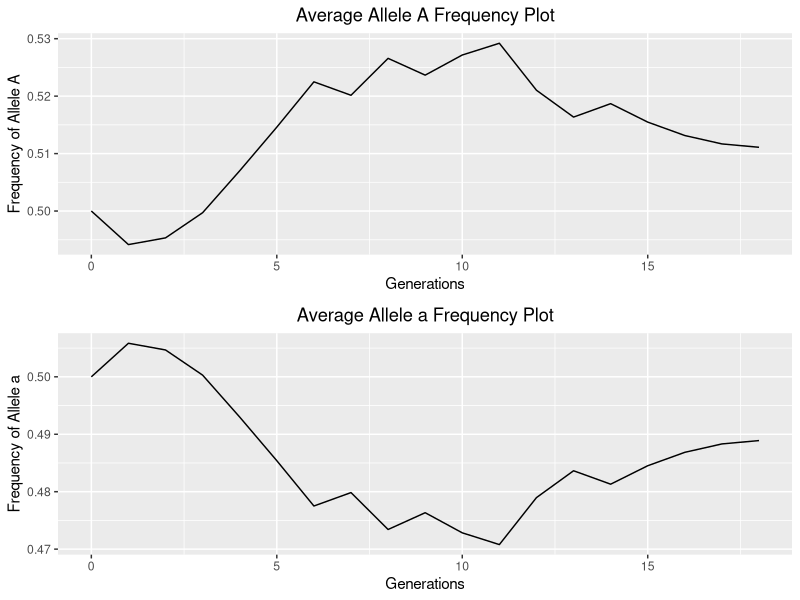
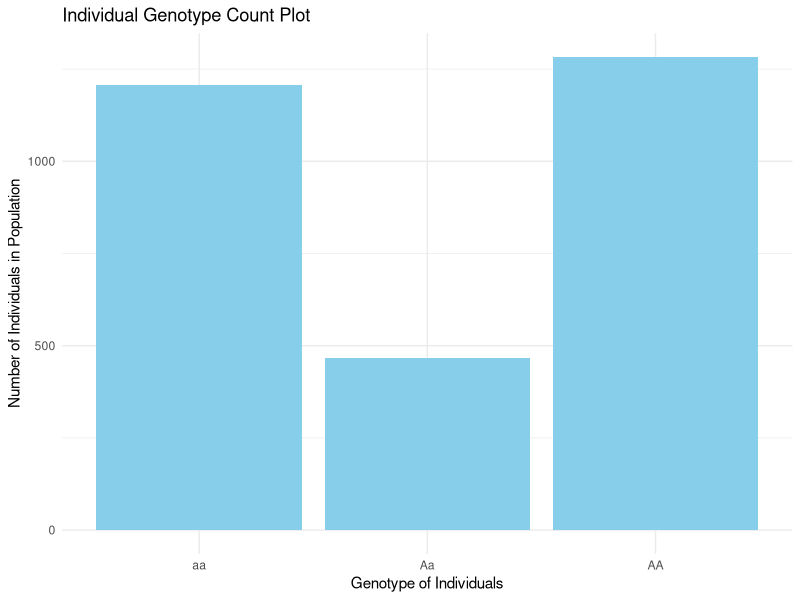
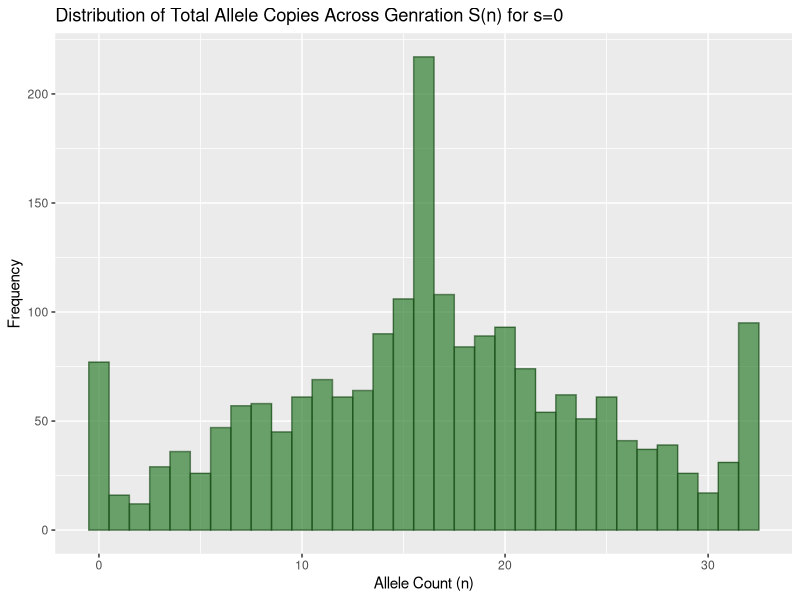
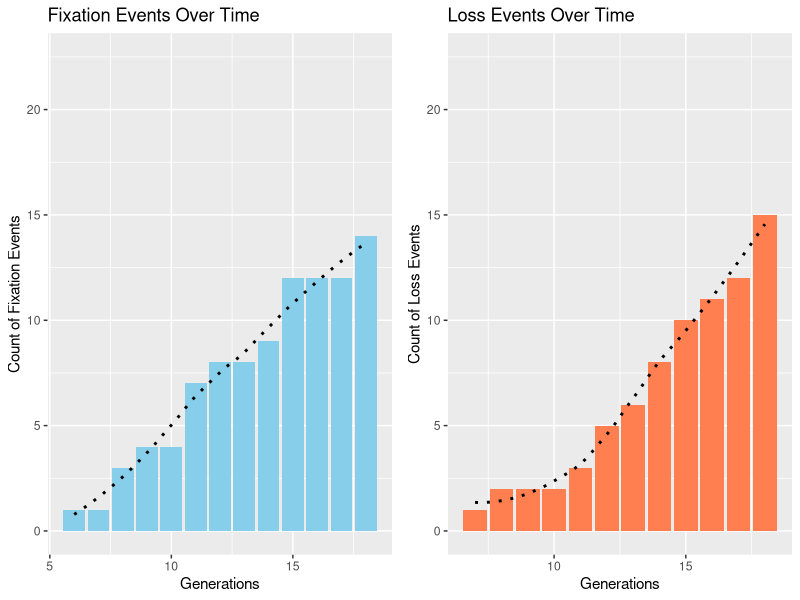
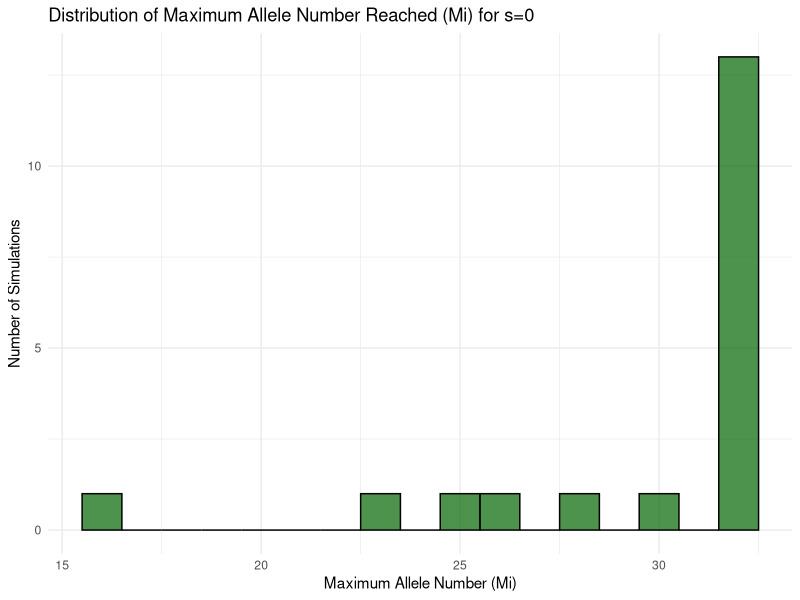
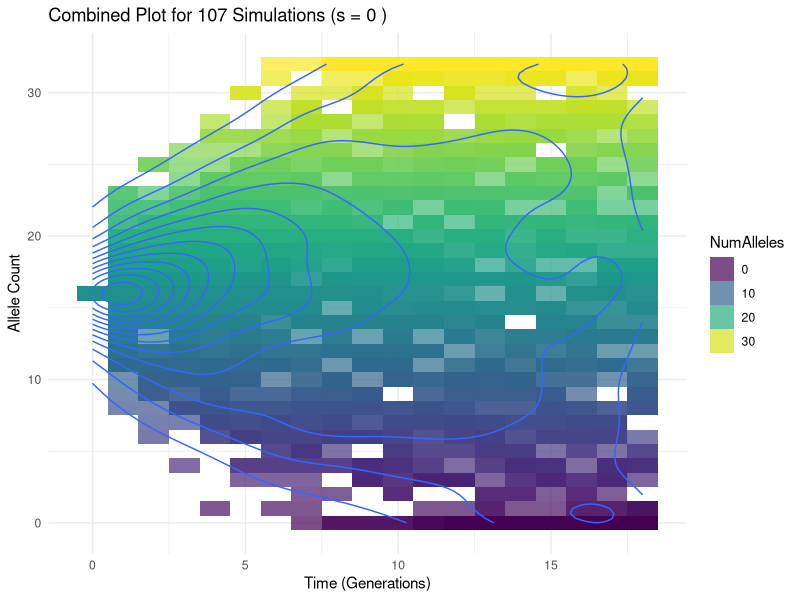
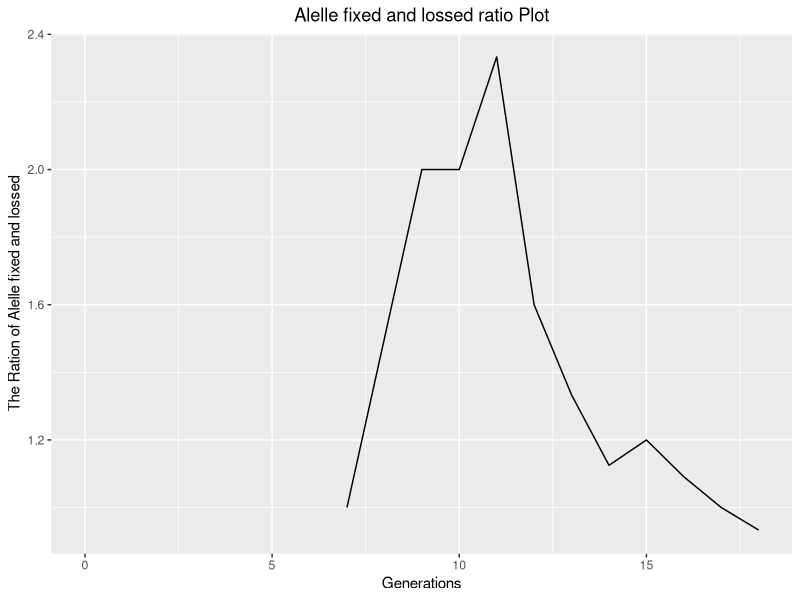
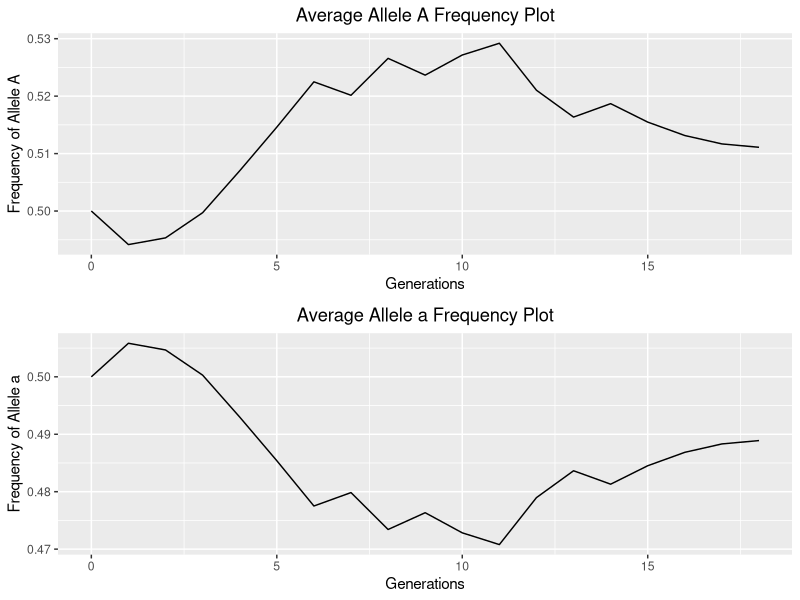

Write R code to recreate these figures, in order.
#Check package

# Check if ggplot2 is installed, and install it if not
if (!require(ggplot2, quietly = TRUE)) {
  install.packages("ggplot2")
}

# Check if ggpubr is installed, and install it if not
if (!require(ggpubr, quietly = TRUE)) {
  install.packages("ggpubr")
}

# Check if dplyr is installed, and install it if not
if (!require(dplyr, quietly = TRUE)) {
  install.packages("dplyr")
}

# Check if viridis is installed, and install it if not
if (!require(viridis, quietly = TRUE)) {
  install.packages("viridis")
}


# Load required libraries
library(ggplot2)
library(ggpubr)
library(dplyr)
library(viridis)


# import data

# Get path
path <- getwd()
setwd(path)

# Read csv file
parameter <- read.csv('SimulationParameters.csv')
data <- read.csv('all_simulation_data.csv')

# Get the parameters
population_size <- parameter$PopulationSize
selection_coefficient <- parameter$SelectionCoefficient
start_fequency <- parameter$StartAlleleFrequency
generation_numbers <-parameter$NumGenerations
run_times <- parameter$NumberRuns




# Create a subset with average values for all generations
average_data <- data %>%
  group_by(Generations) %>%
  summarise(
    PopulationSize = mean(PopulationSize),
    SelectionCoefficient = mean(SelectionCoefficient),
    StartAlleleFrequency = mean(StartAlleleFrequency),
    Average_Num_Alleles = mean(NumAlleles),
    Average_Allele_Frequency = mean(AlleleFrequency)
  )





# make the Average Allele A Frequency Over Time Plot

# Create a line plot
lineplotA <- ggplot(average_data, aes(x = Generations, y = Average_Allele_Frequency)) +
  geom_line() +
  labs(x = "Generations", y = "Frequency of Allele A") +
  ggtitle("Average Allele A Frequency Plot")+
  theme(plot.title = element_text(hjust = 0.5))
#ylim(0, 1) #adjust the y-axis for display in plot

# display the plot (if needed)
#print(lineplotA)

# Save the plot as a png file (if needed)
#ggsave(file = "Average Allele A Frequency lineplot.png", plot = lineplotA)




# make the Average Allele a Frequency Over Time Plot

# Create a line plot
lineplota <- ggplot(average_data, aes(x = Generations, y = 1-Average_Allele_Frequency)) +
  geom_line() +
  labs(x = "Generations", y = "Frequency of Allele a") +
  ggtitle("Average Allele a Frequency Plot")+
  theme(plot.title = element_text(hjust = 0.5))
#ylim(0, 1)

# display the plot (if needed)
#print(lineplota)

# Save the plot as a png file
#ggsave(file = "Average Allele a Frequency lineplot.png", plot = lineplota)




# make average_allele_freq_plot

# make the Average allele plot that combined allele A and a
average_allele_freq_plot <- ggarrange(lineplotA, lineplota,
                                      ncol = 1, nrow = 2)

# Display the plot
print(average_allele_freq_plot)

# Save the plot as a png file
ggsave(file = "Average Allele Frequency lineplot.png", plot = average_allele_freq_plot)




# Set the data for gentype counts

# Calculate the frequency of AA, Aa, and aa in the last generation
last_generation <- max(data$Generations)
last_generation_data <- subset(data, Generations == last_generation)
last_generation_data$AA_Frequency <- (last_generation_data$AlleleFrequency)**2 * last_generation_data$PopulationSize
last_generation_data$Aa_Frequency <- last_generation_data$AlleleFrequency * (1 - last_generation_data$AlleleFrequency) * last_generation_data$PopulationSize
last_generation_data$aa_Frequency <- (1 - last_generation_data$AlleleFrequency)**2 * last_generation_data$PopulationSize

# Create a data frame for the bar plot
genotype_data <- data.frame(
  Genotype = c("AA", "Aa", "aa"),
  Frequency = c(
    sum(last_generation_data$AA_Frequency),
    sum(last_generation_data$Aa_Frequency),
    sum(last_generation_data$aa_Frequency)
  )
)





# Plot Genotype counts
# Create a bar plot
genotype_count_plot <- ggplot(genotype_data, aes(x = Genotype, y = Frequency)) +
  geom_bar(stat = "identity", fill = "skyblue") +
  ggtitle("Individual Genotype Count Plot")+
  labs(x = "Genotype of Individuals",
       y = "Number of Individuals in Population") +
  theme_minimal()

# display the plot
genotype_count_plot

# Save the plot as a png file
ggsave(file = "Genotype counts plot.png", plot = genotype_count_plot)




# Make Total Allele Copies Histogram

# Set the plot title
title_total <- paste("Distribution of Total Allele Copies Across Genration S(n) for s=", toString(selection_coefficient), sep = "")

# Create a ggplot object
p <- ggplot(data, aes(x = NumAlleles)) +
  geom_histogram(binwidth = 1, fill = rgb(0.2, 0.5, 0.2, 0.7), color = rgb(0.1, 0.3, 0.1, 0.7)) +
  labs(title = title_total,
       x = "Allele Count (n)",
       y = "Frequency")

# Save the plot to a PDF file
png_file_path <- "TotalAlleleCopiesHistogram_ggplot.png"
ggsave(png_file_path, p)

# Display the plot
print(p)





# Make dataframe for fixed and lossed plot

# Create a data frame for fixation events
fixation_data <- subset(data, AlleleFrequency == 1)

# Create a data frame for loss events
loss_data <- subset(data, AlleleFrequency == 0)

# Count the number of fixation events per generation
fixation_count <- table(fixation_data$Generations)

# Count the number of loss events per generation
loss_count <- table(loss_data$Generations)

# Create a data frame for fixation count
fixation_count_df <- data.frame(Generations = as.numeric(names(fixation_count)), Count = as.numeric(fixation_count))

# Create a data frame for loss count
loss_count_df <- data.frame(Generations = as.numeric(names(loss_count)), Count = as.numeric(loss_count))





# Create a bar plot for fixation events
fixation_bar_plot <- ggplot(fixation_count_df, aes(x = Generations, y = Count)) +
  geom_bar(stat = "identity", fill = "skyblue") +
  geom_smooth(method = "loess", se = FALSE, color = "black", linetype = "dotted") +
  labs(title = "Fixation Events Over Time",
       x = "Generations",
       y = "Count of Fixation Events")+
  ylim(0, max(loss_count_df$Count) * 1.5)

# Save the plot as a png file
#ggsave(file = "Fixation_Count_Bar_Plot.png", plot = fixation_bar_plot)

# Display the plot
#print(fixation_bar_plot)




# Create a bar plot for loss events
loss_bar_plot <- ggplot(loss_count_df, aes(x = Generations, y = Count)) +
  geom_bar(stat = "identity", fill = "coral") +
  geom_smooth(method = "loess", se = FALSE, color = "black", linetype = "dotted") +
  labs(title = "Loss Events Over Time",
       x = "Generations",
       y = "Count of Loss Events")+
  ylim(0, max(loss_count_df$Count) * 1.5)

# Save the plot as a png file
#ggsave(file = "Loss_Count_Bar_Plot.png", plot = loss_bar_plot)

# Display the plot
#print(loss_bar_plot)





# make Fixation and loss bar plots that conbain fix and loss plot
fix_loss_bar_polt <- ggarrange(fixation_bar_plot, loss_bar_plot,
                               ncol = 2, nrow = 1)

print(fix_loss_bar_polt)
# Save the plot as a png file
ggsave(file = "Fixation and loss bar plots.png", plot = fix_loss_bar_polt)





# Count the maximum allele number reached for each simulation
max_allele_counts <- tapply(data$NumAlleles, data$Generations, max)

# Create a data frame for maximum allele counts
max_allele_df <- data.frame(Generations = as.numeric(names(max_allele_counts)), MaxAllele = as.numeric(max_allele_counts))

# Create a histogram for the distribution of maximum allele number reached
max_allele_plot <- ggplot(max_allele_df, aes(x = MaxAllele)) +
  geom_histogram(binwidth = 1, fill = "darkgreen", color = "black", alpha = 0.7) +
  labs(title = paste("Distribution of Maximum Allele Number Reached (Mi) for s=",toString(selection_coefficient), sep = ""),
       x = "Maximum Allele Number (Mi)",
       y = "Number of Simulations") +
  theme_minimal()

# Save the plot as a png file
ggsave(file = "Max Allele Histogram.png", plot = max_allele_plot)

# Display the plot
print(max_allele_plot)




# Create a combined plot with density on top and heatmap at the bottom
combined_plot <- ggplot(data, aes(x = Generations, y = NumAlleles)) +
  geom_tile(aes(fill = NumAlleles), alpha = 0.7) +  # Heatmap at the bottom
  geom_density_2d(aes(fill = after_stat(level)), contour = FALSE) +  # Density plot on top
  scale_fill_viridis(name = "NumAlleles", guide = "legend") +  # Adjust the color scale as needed
  labs(title = paste("Combined Plot for", run_times, "Simulations (s =", selection_coefficient, ")"),
       x = "Time (Generations)",
       y = "Allele Count",
       fill = "") +  # Remove legend title
  theme_minimal()

# Save the combined plot as a png file
ggsave(file = "Combined_Plot.png", plot = combined_plot)

# Display the combined plot
print(combined_plot)






# make a merged dataframe that conatin the generation allele numbe, allele frquency, fixed count and loss count

merged_df <- subset(average_data, select = c(Generations, Average_Num_Alleles, Average_Allele_Frequency))

merged_df <- merged_df %>%
  full_join(fixation_count_df, by = 'Generations') %>%
  full_join(loss_count_df, by = 'Generations') %>%
  mutate(FixedNumber = Count.x, LossedNumber = Count.y) %>%
  select(-Count.x, -Count.y)

merged_df$Fix_loss_ratio = merged_df$FixedNumber/merged_df$LossedNumber




# Alelle fixed and lossed ratio change Plot
lineplot_flratio <- ggplot(merged_df, aes(x = Generations, y = Fix_loss_ratio)) +
  geom_line() +
  labs(x = "Generations", y = "The Ration of Alelle fixed and lossed") +
  ggtitle("Alelle fixed and lossed ratio Plot")+
  theme(plot.title = element_text(hjust = 0.5))

lineplot_flratio

# Save the plot as a png file
ggsave(file = "Alelle fixed and lossed ratio Plot.png", plot = lineplot_flratio)

